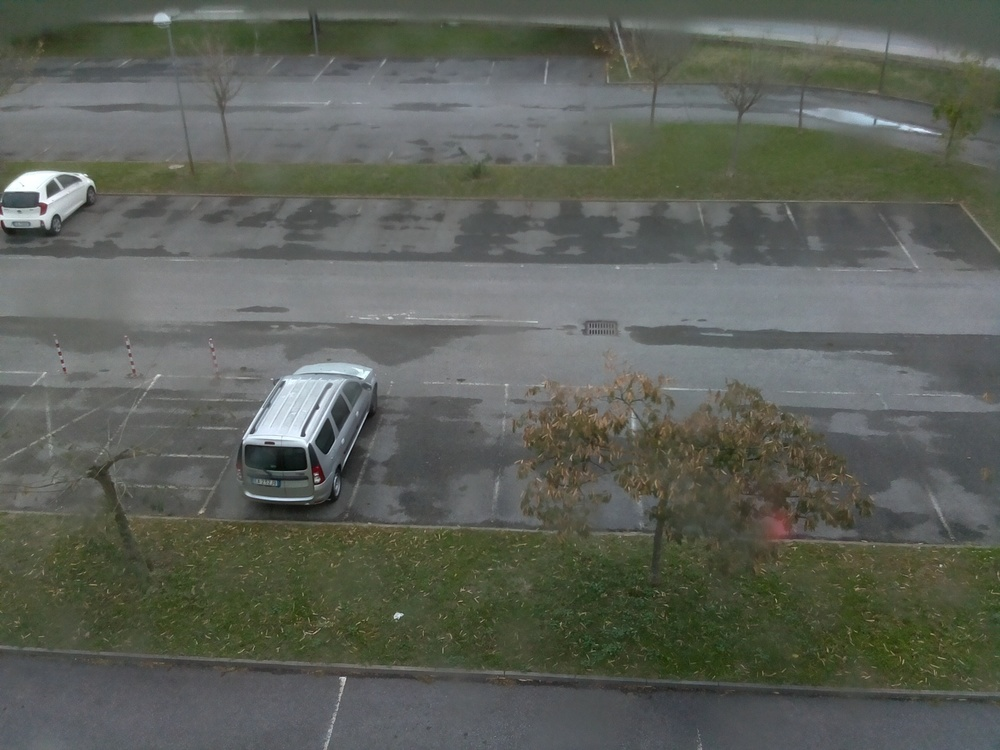
#> input picture prueba.jpg, 1000 x 750 px
$ python -i SistemaDPVOL.py   (imports and definitions only)
#> lines starting #> are read from the running program, lines starting #| are printed output that depends on the picture; after the words box and inside, x2 and y2 are one past the last pixel; in counts of white or black regions, pixels touching at a corner belong together
"""
Sistema de Detección de Espacios Libres y Ocupados en Estacionamientos mediante Visión Artificial

Este sistema utiliza técnicas de procesamiento de imágenes y aprendizaje automático para detectar y clasificar espacios de estacionamiento como libres u ocupados.
"""

import cv2
import numpy as np
import joblib
from sklearn.model_selection import GridSearchCV
import random
import os
import json
import logging
import threading
import sys
import time
import csv
import shutil
import re
from datetime import datetime
from sklearn.svm import LinearSVC
from sklearn.model_selection import train_test_split
from sklearn.metrics import classification_report, confusion_matrix
from sklearn.pipeline import Pipeline
from sklearn.preprocessing import StandardScaler
from skimage.feature import hog

def load_reference_image(path):
#> called with path = 'prueba.jpg'
    if not os.path.exists(path):
        raise FileNotFoundError(f"La imagen de referencia no se encontró en {path}")
    ref_img = cv2.imread(path)
#> ref_img is the input picture: shape (750, 1000, 3); mean B, G, R 89.1, 97.1, 93.3
    gray_ref = cv2.cvtColor(ref_img, cv2.COLOR_BGR2GRAY)
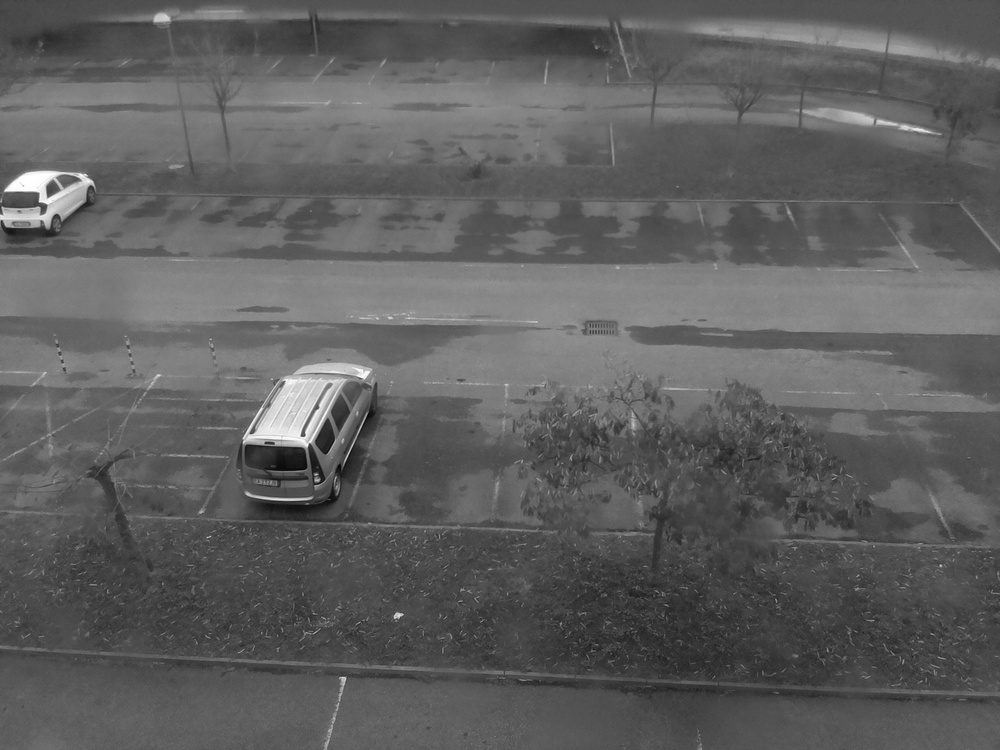
#> gray_ref: shape (750, 1000); min 3, max 255, mean 95.1
    # usar umbral adaptativo para mayor robustez ante variaciones de iluminación
    ref_mask = cv2.adaptiveThreshold(gray_ref, 255, cv2.ADAPTIVE_THRESH_GAUSSIAN_C,
                                     cv2.THRESH_BINARY, 11, 2)
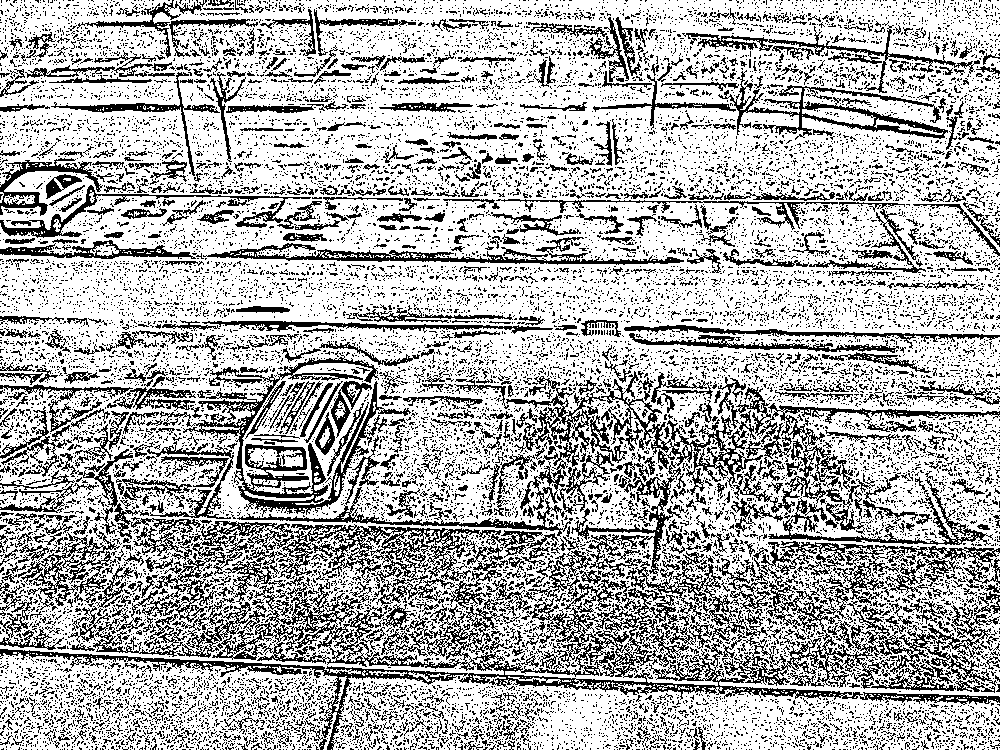
#> ref_mask: shape (750, 1000); 69.9% white; black in thin lines or dots
    # aplicar opening para reducir ruido
    kernel = cv2.getStructuringElement(cv2.MORPH_ELLIPSE, (3, 3))
    ref_mask = cv2.morphologyEx(ref_mask, cv2.MORPH_OPEN, kernel)
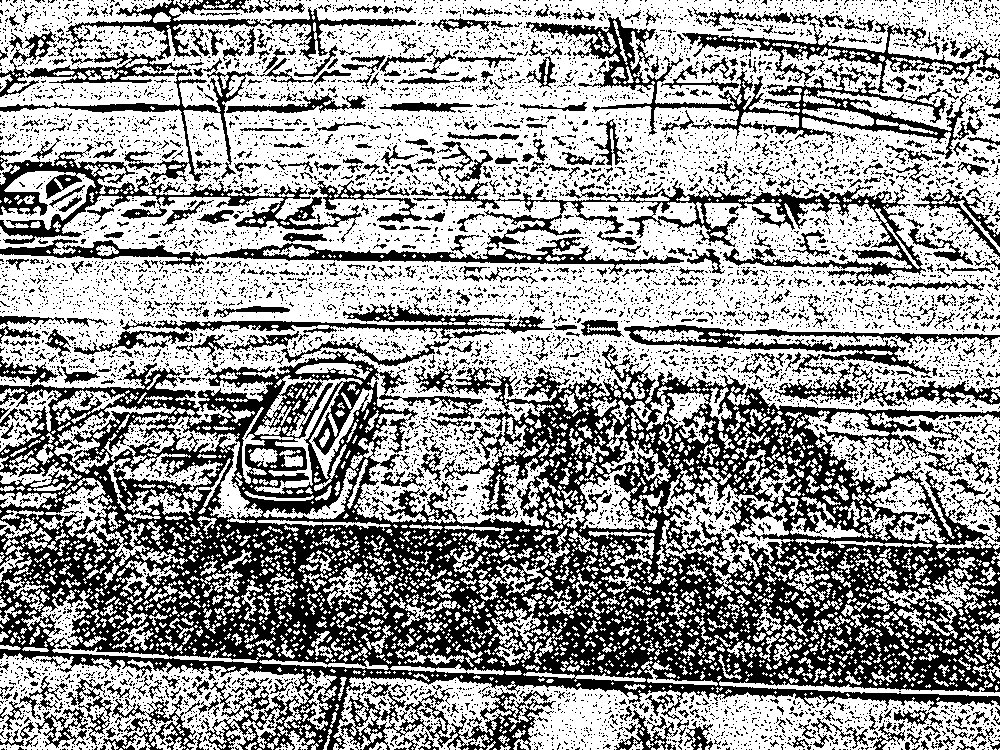
#> ref_mask: shape (750, 1000); 59.8% white; 8573 black regions (7911 under 20 px), largest, box (x1, y1, x2, y2) and area: (0, 344, 1000, 750) 173286, (526, 17, 1000, 159) 11839, (0, 0, 416, 185) 8855
    return ref_mask

# [148 lines left out: functions detect_occupancy, extract_features, augment_image, load_dataset, not called in this run]


class Spinner:
    """Simple spinner thread to indicate progress during long operations."""
    # [670 lines left out: functions __init__, _spin, start, stop, train_model, select_rois and 6 more, not called in this run]

# [2 lines not run here, left out]

>>> result = load_reference_image('prueba.jpg')
